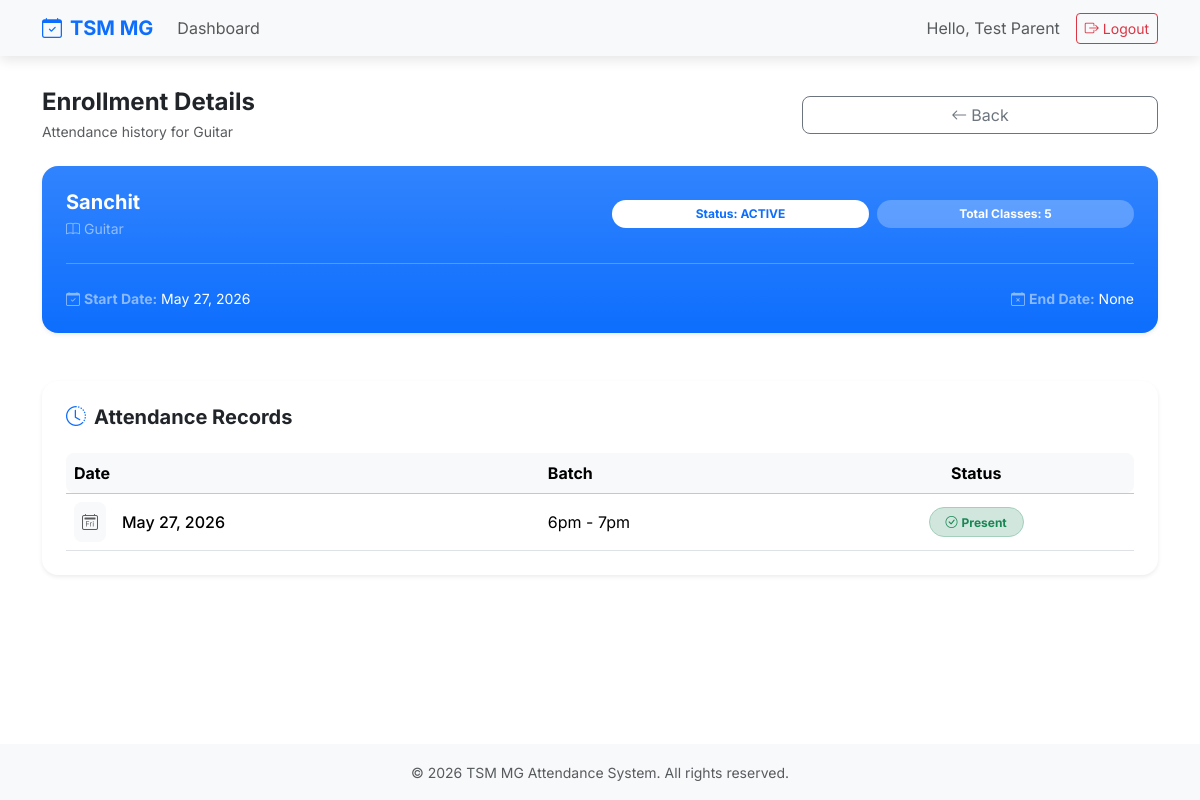
/students/5/enrollments/6/ (signed in), run on an earlier commit of the app's database.
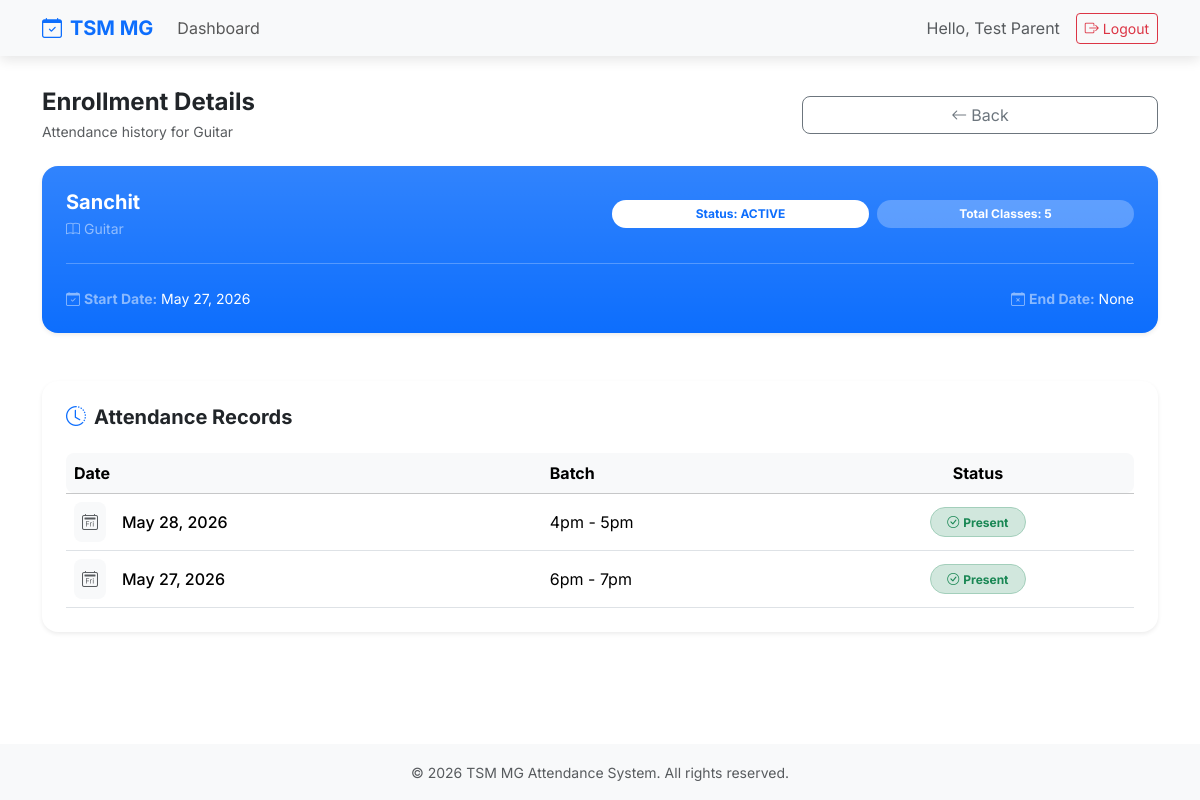
And on a later commit of the database.
### accounts/models.py (models this page shows, shortened)
class User(AbstractBaseUser, PermissionsMixin):
    phone = models.CharField(max_length=20, unique=True)
    name = models.CharField(max_length=100, blank=True)
    role = models.CharField(
        max_length=20, choices=UserRole.choices, default=UserRole.STUDENT
    )
    is_active = models.BooleanField(default=True)
    is_staff = models.BooleanField(default=False)
    objects = UserManager()
    USERNAME_FIELD = "phone"

### enrollments/models.py (models this page shows, shortened)
class Enrollment(models.Model):
    student = models.ForeignKey(
        "students.Student",
        on_delete=models.CASCADE,
        related_name="enrollments",
    )
    subject = models.ForeignKey(
        "classes.Subject",
        on_delete=models.CASCADE,
        related_name="enrollments",
    )
    start_date = models.DateField(
        null=True,
        blank=True,
    )
    end_date = models.DateField(
        null=True,
        blank=True,
    )
    status = models.CharField(
        max_length=20,
        choices=EnrollmentStatus.choices,
        default=EnrollmentStatus.ACTIVE,
    )
    total_classes = models.PositiveIntegerField(
        default=0,
    )
    created_at = models.DateTimeField(
        auto_now_add=True,
    )
    class Meta:
        constraints = [
            models.UniqueConstraint(
                fields=["student", "subject"],
                name="unique_student_subject",
            )
        ]

### classes/models.py (models this page shows)
class Subject(models.Model):
    name = models.CharField(
        max_length=255,
    )
    def __str__(self):
        return self.name

### students/models.py (models this page shows, shortened)
class Student(models.Model):
    name = models.CharField(
        max_length=255,
    )
    date_of_birth = models.DateField()
    user = models.ForeignKey(
        "accounts.User",
        on_delete=models.CASCADE,
        related_name="students",
    )

### attendance/models.py (models this page shows, shortened)
class Attendance(models.Model):
    enrollment = models.ForeignKey(
        "enrollments.Enrollment",
        on_delete=models.CASCADE,
        related_name="attendances",
    )
    attendance_date = models.DateField()
    attendance_batch = models.CharField(
        max_length=20,
        choices=BatchChoices.choices,
        default=BatchChoices.BATCH_5PM_6PM,
    )
    is_present = models.BooleanField(
        default=True,
    )
    created_at = models.DateTimeField(
        auto_now_add=True,
    )
    class Meta:
        constraints = [
            models.UniqueConstraint(
                fields=["enrollment", "attendance_date", "attendance_batch"],
                name="unique_enrollment_date_batch",
            )
        ]
        ordering = ["attendance_date"]

### students/views.py (the view)
@user_passes_test(is_student)
def enrollment_detail(request, student_id, enrollment_id):
    student = get_object_or_404(Student, id=student_id, user=request.user)
    enrollment = get_object_or_404(student.enrollments.all(), id=enrollment_id)
    attendance_records = enrollment.attendances.all().order_by("-attendance_date")
    context = {
        "student": student,
        "enrollment": enrollment,
        "attendance_records": attendance_records,
    }
    return render(request, "students/enrollments_details.html", context)

### students/views.py (called while the page is built)
def is_student(user):
    return user.is_authenticated and user.role == "STUDENT"

### students/templates/students/enrollments_details.html (shortened to what this page needs)
{% extends "base.html" %}
{% block content %}
{% if user.is_authenticated %}
<div class="row mb-3 mb-md-4 align-items-center text-center text-md-start">
  <div class="col-12 col-md-8 mb-3 mb-md-0">
    <h2 class="fw-bold mb-1 fs-4 fs-md-2">Enrollment Details</h2>
    <p class="text-muted mb-0 small small-md-auto">Attendance history for {{ enrollment.subject }}</p>
  </div>
  <div class="col-12 col-md-4 text-center text-md-end">
    <a href="{% url 'student_enrollments' enrollment.student.id %}" class="btn btn-outline-secondary rounded-3 w-100 w-md-auto">
      <i class="bi bi-arrow-left me-1"></i>Back
    </a>
  </div>
</div>
<div class="card border-0 shadow-sm rounded-4 mb-4 mb-md-5 bg-primary bg-gradient text-white">
  <div class="card-body p-3 p-md-4">
    <div class="row align-items-center text-center text-md-start">
      <div class="col-12 col-md-6 mb-3 mb-md-0">
        <h4 class="fw-bold mb-1 fs-5 fs-md-4">{{ enrollment.student.name }}</h4>
        <p class="mb-0 text-white-50 small"><i class="bi bi-book me-1"></i>{{ enrollment.subject }}</p>
      </div>
      <div class="col-12 col-md-6">
        <div class="d-flex flex-column flex-sm-row gap-2 justify-content-center justify-content-md-end">
          <span class="badge bg-white text-primary rounded-pill px-3 py-2 w-100 w-sm-auto">
            Status: {{ enrollment.status }}
          </span>
          <span class="badge bg-white bg-opacity-25 rounded-pill px-3 py-2 w-100 w-sm-auto">
            Total Classes: {{ enrollment.total_classes }}
          </span>
        </div>
      </div>
    </div>
    <hr class="border-white opacity-25 my-4">
    <div class="row text-white-50 small">
      <div class="col-md-6">
        <i class="bi bi-calendar-check me-1"></i><strong>Start Date:</strong> <span class="text-white">{{ enrollment.start_date }}</span>
      </div>
      <div class="col-md-6 text-md-end mt-2 mt-md-0">
        <i class="bi bi-calendar-x me-1"></i><strong>End Date:</strong> <span class="text-white">{{ enrollment.end_date }}</span>
      </div>
    </div>
  </div>
</div>
<div class="card border-0 shadow-sm rounded-4">
  <div class="card-body p-4">
    <h5 class="fw-bold mb-4"><i class="bi bi-clock-history me-2 text-primary"></i>Attendance Records</h5>
    {% if attendance_records %}
    <div class="table-responsive">
      <table class="table table-hover align-middle mb-0">
        <thead class="table-light">
          <tr>
            <th class="rounded-start-3">Date</th>
            <th>Batch</th>
            <th class="rounded-end-3 text-center">Status</th>
          </tr>
        </thead>
        <tbody>
          {% for record in attendance_records %}
          <tr>
            <td>
              <div class="d-flex align-items-center">
                <div class="bg-body-tertiary p-2 rounded-3 me-3 text-muted">
                  <i class="bi bi-calendar2-day"></i>
                </div>
                <span class="fw-medium">{{ record.attendance_date }}</span>
              </div>
            </td>
            <td>{{ record.attendance_batch }}</td>
            <td class="text-center">
              {% if record.is_present %}
              <span class="badge bg-success-subtle text-success border border-success-subtle px-3 py-2 rounded-pill">
                <i class="bi bi-check-circle me-1"></i>Present
              </span>
              {% else %}
              <span class="badge bg-danger-subtle text-danger border border-danger-subtle px-3 py-2 rounded-pill">
                <i class="bi bi-x-circle me-1"></i>Absent
              </span>
              {% endif %}
            </td>
          </tr>
          {% endfor %}
        </tbody>
      </table>
    </div>
    {% else %}
    <div class="text-center py-5 bg-body-tertiary rounded-4">
      <i class="bi bi-calendar-x text-muted fs-1 d-block mb-3"></i>
      <h6 class="text-muted fw-bold mb-0">No attendance records found</h6>
      <p class="text-muted small">There are no records for this enrollment yet.</p>
    </div>
    {% endif %}
  </div>
</div>
{% endif %}
{% endblock %}

### templates/base.html (shortened to what this page needs)
<!DOCTYPE html>
<html lang="en" data-bs-theme="light">
  <head>
    <link
      href="https://cdn.jsdelivr.net/npm/bootstrap@5.3.3/dist/css/bootstrap.min.css"
      rel="stylesheet"
    />
    <link rel="stylesheet" href="https://cdn.jsdelivr.net/npm/bootstrap-icons@1.11.3/font/bootstrap-icons.min.css">
  </head>
  <body>
    <nav class="navbar navbar-expand-lg bg-body-tertiary sticky-top">
      <div class="container">
        <a class="navbar-brand fw-bold text-primary" href="/">
          <i class="bi bi-calendar-check me-2"></i>TSM MG
        </a>
        <div class="collapse navbar-collapse" id="navbarNav">
          <ul class="navbar-nav me-auto">
            {% if user.is_authenticated %}
            <li class="nav-item">
              <a class="nav-link" href="/">Dashboard</a>
            </li>
            {% endif %}
          </ul>
          <div class="d-flex align-items-center">
            {% if user.is_authenticated %}
              <span class="me-3 text-muted">Hello, {{ user.name|default:user.phone }}</span>
              <form action="{% url 'logout' %}" method="post" class="d-inline">
                <button type="submit" class="btn btn-outline-danger btn-sm">
                  <i class="bi bi-box-arrow-right me-1"></i>Logout
                </button>
              </form>
            {% else %}
              <a href="{% url 'login' %}" class="btn btn-primary btn-sm">
                <i class="bi bi-box-arrow-in-right me-1"></i>Login
              </a>
            {% endif %}
          </div>
        </div>
      </div>
    </nav>
    <main class="container">
      {% block content %}
      {% endblock %}
    </main>
    <footer class="bg-body-tertiary py-3 mt-auto">
      <div class="container text-center text-muted">
        <small>&copy; {% now "Y" %} TSM MG Attendance System. All rights reserved.</small>
      </div>
    </footer>
  </body>
</html>

### templates/base.html (style rules this page uses)
body { font-family: 'Inter', sans-serif; background-color: var(--bs-body-bg); display: flex; flex-direction: column; min-height: 100vh; }
.navbar { box-shadow: 0 4px 12px rgba(0,0,0,0.1); }
main { flex: 1; padding-top: 2rem; padding-bottom: 2rem; }
.card { border: none; box-shadow: 0 4px 6px -1px rgba(0, 0, 0, 0.1), 0 2px 4px -1px rgba(0, 0, 0, 0.06); transition: transform 0.2s ease-in-out, box-shadow 0.2s ease-in-out; border-radius: 12px; }

What changed in the data, as far as the page shows it:
added Attendance: attendance_date "May 28, 2026", attendance_batch "4pm - 5pm", is_present True (drawn)
